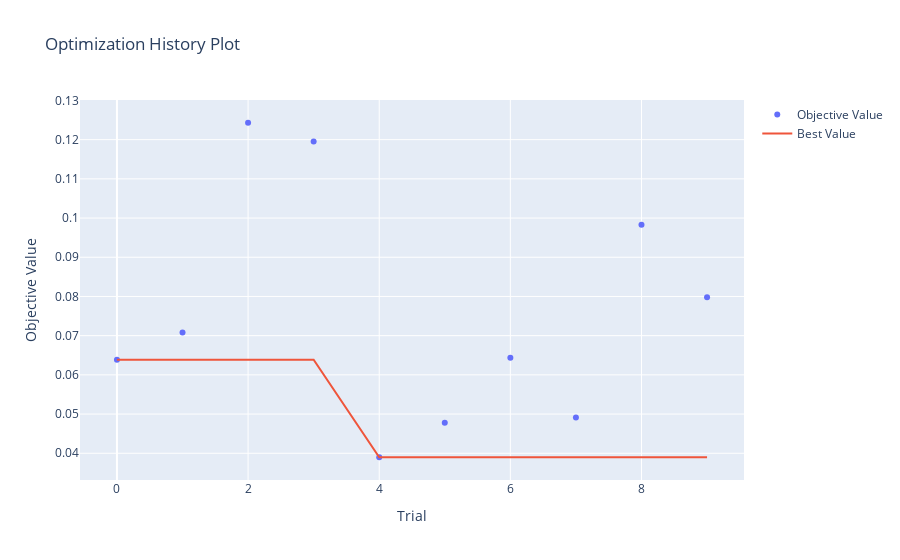
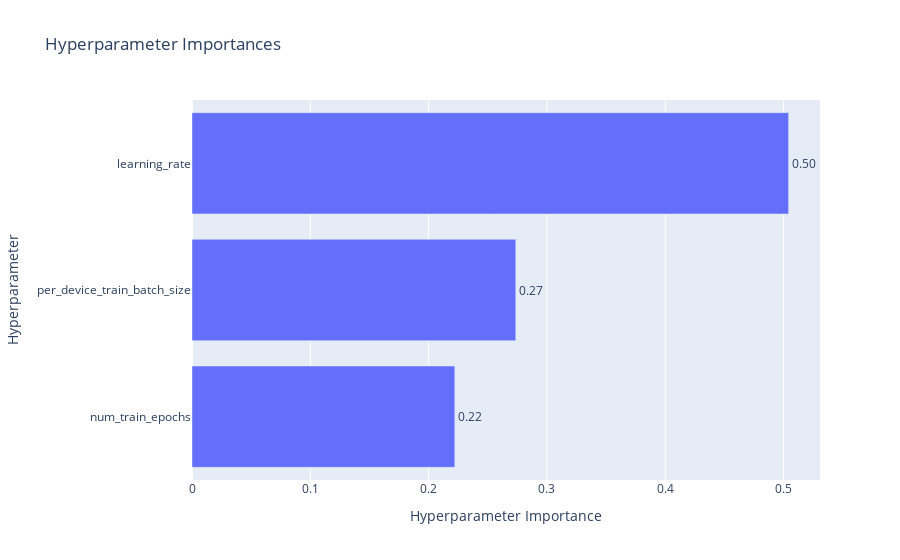

Notebook code cell kept with these figures, in order:
### Code cell
import optuna
from transformers import EarlyStoppingCallback
def objective(trial):
    model = DistilBertForTokenClassification.from_pretrained('distilbert-base-uncased', num_labels=len(label_list)).to(device)

    batch_size = trial.suggest_categorical('per_device_train_batch_size', [4, 8, 16])
    learning_rate = trial.suggest_loguniform('learning_rate', 1e-5, 5e-5)
    num_train_epochs = trial.suggest_int('num_train_epochs', 2, 4)

    training_args = TrainingArguments(
        output_dir='./results',
        eval_strategy='epoch',
        save_strategy='epoch',
        per_device_train_batch_size=batch_size,
        per_device_eval_batch_size=batch_size,
        learning_rate=learning_rate,
        num_train_epochs=num_train_epochs,
        weight_decay=0.01,
        logging_dir='./logs',
        logging_steps=10,
        save_total_limit=2,
        load_best_model_at_end=True,
        metric_for_best_model='eval_loss',
        greater_is_better=False,
        do_train=True,
        do_eval=True
    )

    trainer = Trainer(
        model=model,
        args=training_args,
        train_dataset=train_data,
        eval_dataset=test_data,
        tokenizer=tokenizer,
        data_collator=data_collator,
        callbacks=[EarlyStoppingCallback(early_stopping_patience=3)]
    )

    # Train the model
    trainer.train()

    # Evaluate the model
    eval_result = trainer.evaluate()

    # Return the evaluation metric (loss in this case)
    return eval_result['eval_loss']

# Create Optuna study and optimize the objective function
study = optuna.create_study(direction='minimize')
study.optimize(objective, n_trials=10)

# Print best trial
best_trial = study.best_trial
print(f"Best trial: {best_trial.value}")
print("Best hyperparameters: ", best_trial.params)

# Visualize optimization history and parameter importance
optuna.visualization.plot_optimization_history(study).show()
optuna.visualization.plot_param_importances(study).show()

### Figure 1 — Plotly figure (JSON) as saved in the notebook; plotly's stock layout.template omitted (floating-point values rounded to 4 significant figures)
{"data": [{"mode": "markers", "name": "Objective Value", "type": "scatter", "x": [0, 1, 2, 3, 4, 5, 6, 7, 8, 9], "y": [0.06387, 0.07083, 0.1243, 0.1195, 0.03898, 0.0478, 0.06439, 0.04914, 0.0983, 0.07981]}, {"mode": "lines", "name": "Best Value", "type": "scatter", "x": [0, 1, 2, 3, 4, 5, 6, 7, 8, 9], "y": [0.06387, 0.06387, 0.06387, 0.06387, 0.03898, 0.03898, 0.03898, 0.03898, 0.03898, 0.03898]}, {"marker": {"color": "#cccccc"}, "mode": "markers", "name": "Infeasible Trial", "showlegend": false, "type": "scatter", "x": [], "y": []}], "layout": {"title": {"text": "Optimization History Plot"}, "xaxis": {"title": {"text": "Trial"}}, "yaxis": {"title": {"text": "Objective Value"}}}}

### Figure 2 — Plotly figure (JSON) as saved in the notebook; plotly's stock layout.template omitted (floating-point values rounded to 4 significant figures)
{"data": [{"cliponaxis": false, "hovertemplate": ["num_train_epochs (IntDistribution): 0.22210853984346451<extra></extra>", "per_device_train_batch_size (CategoricalDistribution): 0.27365622341520035<extra></extra>", "learning_rate (FloatDistribution): 0.5042352367413353<extra></extra>"], "name": "Objective Value", "orientation": "h", "text": ["0.22", "0.27", "0.50"], "textposition": "outside", "type": "bar", "x": [0.2221, 0.2737, 0.5042], "y": ["num_train_epochs", "per_device_train_batch_size", "learning_rate"]}], "layout": {"title": {"text": "Hyperparameter Importances"}, "xaxis": {"title": {"text": "Hyperparameter Importance"}}, "yaxis": {"title": {"text": "Hyperparameter"}}}}
